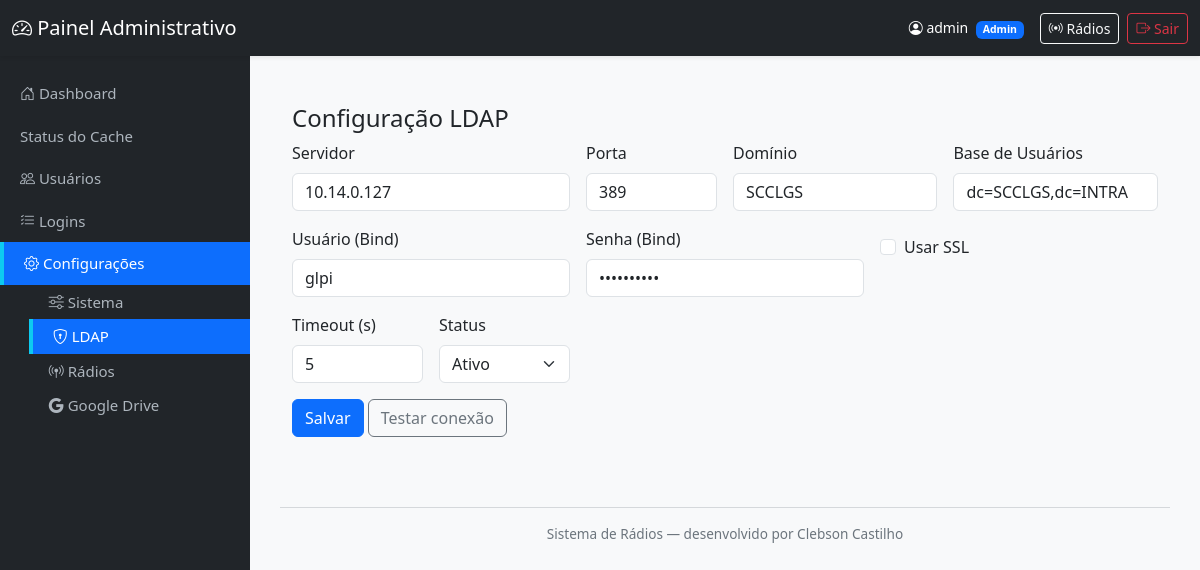
The app's page /config/ldap (signed in) with its own data.
### tables this page shows
CREATE TABLE tb_config_ldap (
  id_config_ldap INTEGER PRIMARY KEY AUTOINCREMENT,
  servidor TEXT NOT NULL,
  porta INTEGER NOT NULL DEFAULT 389,
  dominio TEXT NOT NULL,
  usuario_base TEXT NOT NULL,
  usuario_bind TEXT,
  senha_bind TEXT,
  usar_ssl INTEGER NOT NULL DEFAULT 0,
  timeout INTEGER NOT NULL DEFAULT 5,
  status TEXT NOT NULL DEFAULT 'ativo',
  updated_at TEXT DEFAULT (datetime('now'))
);

### mod_config/routes.py (the view)
@bp_config.route('/ldap', methods=['GET', 'POST'])
@admin_required
def config_ldap():
    if request.method == 'POST':
        ConfigLDAP.save(request.form)
        flash('Configuração LDAP registrada.', 'success')
        return redirect(url_for('bp_config.config_ldap'))
    ldap = ConfigLDAP.get_ativa()
    return render_template('config_ldap.html', ldap=ldap)

### mod_auth/utils.py (called while the page is built)
def admin_required(f):
    @wraps(f)
    def decorated_function(*args, **kwargs):
        user = session.get('user')
        if not user:
            flash("⚠️ Faça login para continuar.", "warning")
            return redirect(url_for('auth.login', next=request.url))
        if user.get('tipo') != 'admin':
            template = current_app.jinja_env.get_or_select_template("error_403.html")
            return template.render(user=user), 403
        return f(*args, **kwargs)
    return decorated_function

### mod_config/models.py (called while the page is built)
def _conn():
    conn = sqlite3.connect(DB_PATH)
    conn.row_factory = sqlite3.Row
    return conn

    @staticmethod
    def get_ativa() -> Optional[Dict]:
        with _conn() as c:
            cur = c.execute("""
                SELECT * FROM tb_config_ldap
                WHERE status='ativo'
                ORDER BY updated_at DESC
                LIMIT 1
            """)
            row = cur.fetchone()
            return dict(row) if row else None

### mod_config/templates/config_ldap.html (shortened to what this page needs)
{% extends "admin_base.html" %}
{% block content %}
<div class="container py-4">
  <h4>Configuração LDAP</h4>
  <form method="post" class="mb-3">
    <div class="row g-3">
      <div class="col-md-4"><label class="form-label">Servidor</label><input name="servidor" class="form-control" value="{{ ldap.servidor if ldap else '' }}" required></div>
      <div class="col-md-2"><label class="form-label">Porta</label><input name="porta" type="number" class="form-control" value="{{ ldap.porta if ldap else 389 }}" required></div>
      <div class="col-md-3"><label class="form-label">Domínio</label><input name="dominio" class="form-control" value="{{ ldap.dominio if ldap else '' }}" required></div>
      <div class="col-md-3"><label class="form-label">Base de Usuários</label><input name="usuario_base" class="form-control" value="{{ ldap.usuario_base if ldap else '' }}" required></div>
      <div class="col-md-4"><label class="form-label">Usuário (Bind)</label><input name="usuario_bind" class="form-control" value="{{ ldap.usuario_bind if ldap else '' }}"></div>
      <div class="col-md-4"><label class="form-label">Senha (Bind)</label><input name="senha_bind" type="password" class="form-control" value="{{ ldap.senha_bind if ldap else '' }}"></div>
      <div class="col-md-2 form-check mt-4 ms-2">
        <input class="form-check-input" type="checkbox" name="usar_ssl" {% if ldap and ldap.usar_ssl %}checked{% endif %}>
        <label class="form-check-label">Usar SSL</label>
      </div>
      <div class="col-md-2"><label class="form-label">Timeout (s)</label><input name="timeout" type="number" class="form-control" value="{{ ldap.timeout if ldap else 5 }}" required></div>
      <div class="col-md-2">
        <label class="form-label">Status</label>
        <select name="status" class="form-select">
          <option value="ativo" {% if ldap and ldap.status=='ativo' %}selected{% endif %}>Ativo</option>
        </select>
      </div>
    </div>
    <div class="mt-3">
      <button class="btn btn-primary">Salvar</button>
      <button type="button" id="btnTestar" class="btn btn-outline-secondary">Testar conexão</button>
    </div>
  </form>
</div>
{% endblock %}

### templates/admin_base.html (style rules this page uses)
body { background-color: #f8f9fa; overflow-x: hidden; }

### records on screen
tb_config_ldap: servidor "10.14.0.127", porta "389", dominio "SCCLGS", usuario_base "dc=SCCLGS,dc=INTRA", usuario_bind "glpi", timeout "5", status "Ativo"

### other values on screen
{{ session.user.usuario }} "admin"
{{ session.user.tipo|capitalize }} "Admin"
